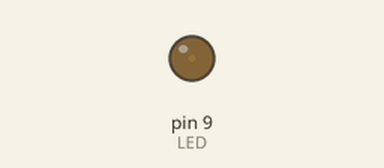
The sketch below on a simulated Arduino Uno, built with avr-gcc and run on an emulated ATmega328P. Shown: output pins drawn as LEDs (lit = HIGH).

Above: at 0.05 s.
At 0.6 s:
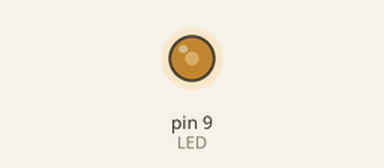
At 1.15 s:
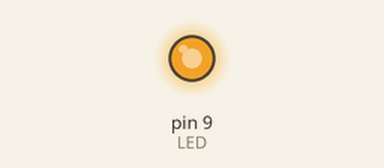
At 2.3 s:
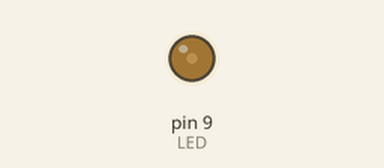
Timing chart, 0 to 5.9 s (numbered marks = the images above):
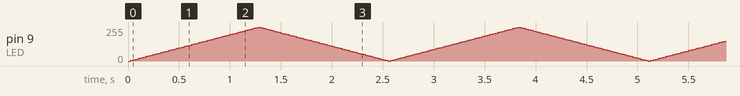

The sketch:

funduino_de_nr04.ino
```cpp
/**
 * file: funduino_de_nr04
 * date: 05.08.2016 20:49 Uhr
 *
 * <h1>Nr.04 Pulsierende LED</h1>
 *
 * Sketch Nr.4: Eine LED pulsieren lassen
 *
 * Aufgabe: Eine LED soll pulsierend heller und dunkler werden. (Auch als engl. „faden“ bezeichnet)
 *
 * Material: Arduino / eine LED (blau) / Ein Widerstand mit 100 Ohm / Breadboard / Kabel
 *
 * @autor deeagle <code@deeagle.de>
 *
 */

int LED = 9;
int BRIGHTNESS_MIN = 0;
int BRIGHTNESS_MAX = 255;
int BRIGHTNESS_STEP = 5;

int brightness = BRIGHTNESS_MIN;

/**
 * Runs only once
 */
void setup()
{
  pinMode(LED, OUTPUT);
}

/**
 * The main loop which will be used after init {@see this#setup()}
 */
void loop()
{
  analogWrite(LED, brightness);
  brightness += BRIGHTNESS_STEP;

  delay(25);
  if( BRIGHTNESS_MIN >= brightness || BRIGHTNESS_MAX <= brightness )
  {
    BRIGHTNESS_STEP *= -1;
  }
}
```
